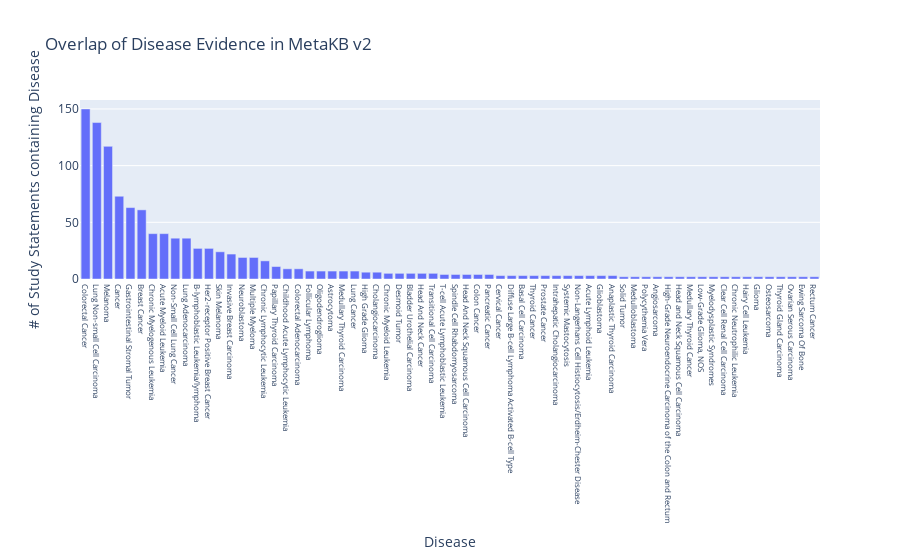

The code cell stored with this chart in its notebook:
### Code cell
# Bar Graph of Evidence Overlap
fig = px.bar(tdf[0:66], x='Disease', y='counts', title='Overlap of Disease Evidence in MetaKB v2')
fig.update_layout(yaxis_title='# of Study Statements containing Disease',
                  xaxis=dict(tickfont=dict(size=8)),
                  bargap=0.2)
fig.show()
pio.write_image(fig, "Disease_overlap_bar.png", format='png', width=1500, height=500, scale=5)

### Figure 1 — Plotly figure (JSON) as saved in the notebook; plotly's stock layout.template omitted (floating-point values rounded to 4 significant figures)
{"data": [{"alignmentgroup": "True", "hovertemplate": "Disease=%{x}<br>counts=%{y}<extra></extra>", "legendgroup": "", "marker": {"color": "#636efa", "pattern": {"shape": ""}}, "name": "", "offsetgroup": "", "orientation": "v", "showlegend": false, "textposition": "auto", "type": "bar", "x": ["Colorectal Cancer", "Lung Non-small Cell Carcinoma", "Melanoma", "Cancer", "Gastrointestinal Stromal Tumor", "Breast Cancer", "Chronic Myelogenous Leukemia", "Acute Myeloid Leukemia", "Non-Small Cell Lung Cancer", "Lung Adenocarcinoma", "B-lymphoblastic Leukemia/lymphoma", "Her2-receptor Positive Breast Cancer", "Skin Melanoma", "Invasive Breast Carcinoma", "Neuroblastoma", "Multiple Myeloma", "Chronic Lymphocytic Leukemia", "Papillary Thyroid Carcinoma", "Childhood Acute Lymphocytic Leukemia", "Colorectal Adenocarcinoma", "Follicular Lymphoma", "Oligodendroglioma", "Astrocytoma", "Medullary Thyroid Carcinoma", "Lung Cancer", "High Grade Glioma", "Cholangiocarcinoma", "Chronic Myeloid Leukemia", "Desmoid Tumor", "Bladder Urothelial Carcinoma", "Head And Neck Cancer", "Transitional Cell Carcinoma", "T-cell Acute Lymphoblastic Leukemia", "Spindle Cell Rhabdomyosarcoma", "Head And Neck Squamous Cell Carcinoma", "Colon Cancer", "Pancreatic Cancer", "Cervical Cancer", "Diffuse Large B-cell Lymphoma Activated B-cell Type", "Basal Cell Carcinoma", "Thyroid Cancer", "Prostate Cancer", "Intrahepatic Cholangiocarcinoma", "Systemic Mastocytosis", "Non-Langerhans Cell Histiocytosis/Erdheim-Chester Disease", "Acute Lymphoid Leukemia", "Glioblastoma", "Anaplastic Thyroid Carcinoma", "Solid Tumor", "Medulloblastoma", "Polycythemia Vera", "Angiosarcoma", "High-Grade Neuroendocrine Carcinoma of the Colon and Rectum", "Head and Neck Squamous Cell Carcinoma", "Medullary Thyroid Cancer", "Low-Grade Glioma, NOS", "Myelodysplastic Syndromes", "Clear Cell Renal Cell Carcinoma", "Chronic Neutrophilic Leukemia", "Hairy Cell Leukemia", "Glioma", "Osteosarcoma", "Thyroid Gland Carcinoma", "Ovarian Serous Carcinoma", "Ewing Sarcoma Of Bone", "Rectum Cancer"], "xaxis": "x", "y": [150, 138, 117, 73, 63, 61, 40, 40, 36, 36, 27, 27, 24, 22, 19, 19, 16, 11, 9, 9, 7, 7, 7, 7, 7, 6, 6, 5, 5, 5, 5, 5, 4, 4, 4, 4, 4, 3, 3, 3, 3, 3, 3, 3, 3, 3, 3, 3, 2, 2, 2, 2, 2, 2, 2, 2, 2, 2, 2, 2, 2, 2, 2, 2, 2, 2], "yaxis": "y"}], "layout": {"bargap": 0.2, "barmode": "relative", "legend": {"tracegroupgap": 0}, "title": {"text": "Overlap of Disease Evidence in MetaKB v2"}, "xaxis": {"anchor": "y", "domain": [0, 1], "tickfont": {"size": 8}, "title": {"text": "Disease"}}, "yaxis": {"anchor": "x", "domain": [0, 1], "title": {"text": "# of Study Statements containing Disease"}}}}
